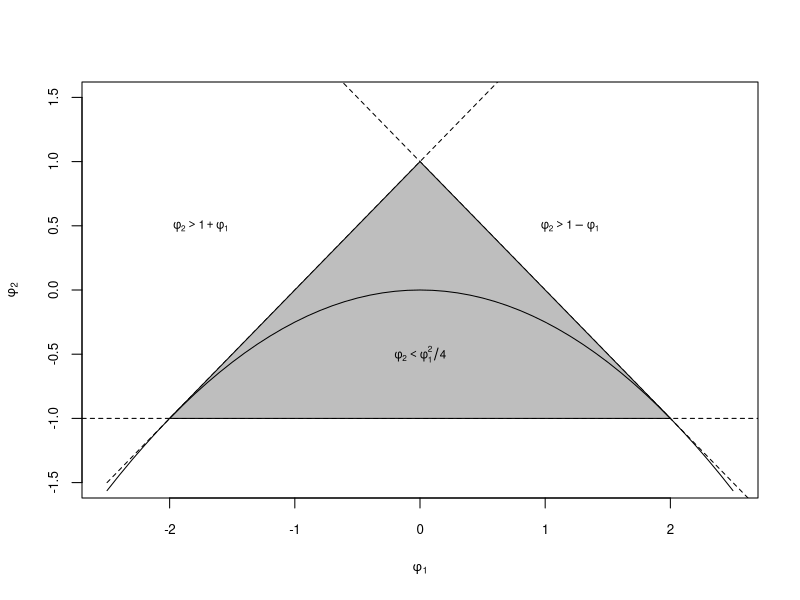

This figure's R source:
## ---- chunk 1
knitr::opts_chunk$set(fig.width = 8, fig.height = 6, echo=T, warning=FALSE,
                      message=FALSE, prompt = F, tidy=T, tidy.opts = list(width.cutoff=50), include=T, cache=T, autodep = T,
                      comment="")

## ---- chunk 2

phi1 <- seq(from = -2.5, to = 2.5, length = 51) 
plot(phi1,1+phi1,lty="dashed",type="l",xlab="",ylab="",cex.axis=.8,ylim=c(-1.5,1.5))
abline(a = -1, b = 0, lty="dashed")
abline(a = 1, b = -1, lty="dashed")
title(ylab=expression(phi[2]),xlab=expression(phi[1]),cex.lab=.8)
polygon(x = phi1[6:46], y = 1-abs(phi1[6:46]), col="gray")
lines(phi1,-phi1^2/4)
text(0,-.5,expression(phi[2]<phi[1]^2/4),cex=.7)
text(1.2,.5,expression(phi[2]>1-phi[1]),cex=.7)
text(-1.75,.5,expression(phi[2]>1+phi[1]),cex=.7)

